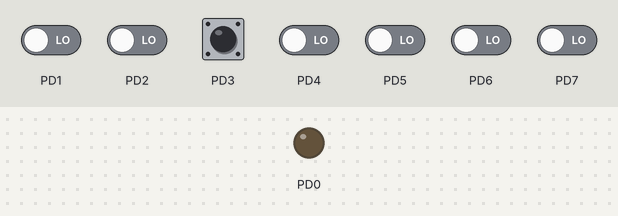
The program below on a simulated ATmega328P, built with avr-gcc and emulated at 8 MHz. Shown: output pins drawn as LEDs (lit = HIGH). The test bench sets the inputs (shaded band); at power-on: PD3 HIGH, PD1, PD2, PD4–7 LOW.

Above: at 1.2 s.
1.3 s: PD3 pulled LOW for 0.15 s
At 2.7 s:
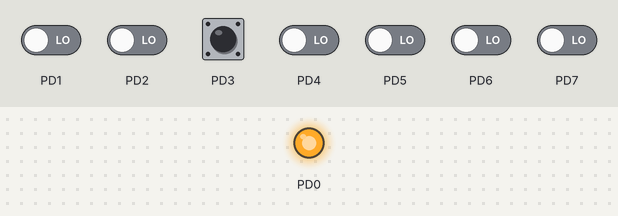
3.0 s: PD3 pulled LOW for 1 s
At 3.8 s:
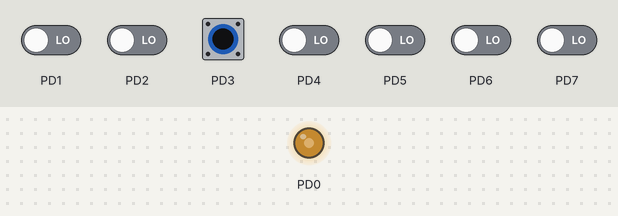
Timing chart, 0 to 6.0 s (numbered marks = the images above; inputs shaded):
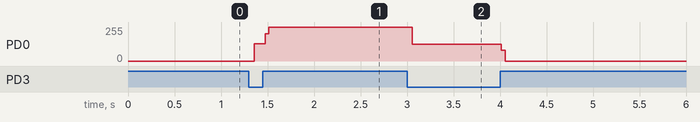

Measured:
- after the input at 1.3 s, PD0: 0/255 → 130/255 after 0.06 s, → 255/255 0.12 s later
- after the input at 3.0 s, PD0: 255/255 → 125/255 after 0.06 s, → 0/255 0.96 s later

The program:

main.c
```c
/*
 * button_debounce_v1.c
 *
 * Created: 30/12/2023 6:43:16 PM
 * Author : Happymacer
 *
 * version 1 uses CTC method as this auto resets the counter to 0 on compare match and ONE button
 *
 * Test status - 21/1/24
 * this button debouncer has been tested on a Atmega328 with 8Mhz crystal and button on Port D pin 7
 *
 * refer https://www.nongnu.org/avr-libc/user-manual/index.html and https://www.gnu.org/software/gnu-c-manual/gnu-c-manual.html
 *
 * Process -
 * 1 - setup a regular counter for 1ms ticks (ie the equivalent to Arduino Millis())
 * 2 - This version uses Timer 0 with a count value of 125 and prescale is 64 assuming 8MHz clock.
 * 3 - Update the button in the ISR of the 1ms timer, so the button gets tested every 1ms
 * 4 - refer to button debounce algorithm https://hackaday.com/2015/12/10/embed-with-elliot-debounce-your-noisy-buttons-part-ii/#more-180185 for details how the debounce works
 *
 */

//includes
#include <avr/io.h>
#include <avr/interrupt.h>
#include <stdint.h>
#include "one_button_debounce_v1.h"
#include "BitManipulation.h"

//defines
#define LED 0x00
int delay = 1000;
int press_count = 0;
int release_count = 0;


int main(void)
{


	start_oneButtonDebounce();

	SET_BIT(DDRD,LED); //set bit D0 to output


    while (1)
    {
		//if (milliCtr-startCnt >= delay) // count "delay" number of ms
		//{
			//startCnt = milliCtr;
			//
		//}


		if (is_button_down(&button_history))
		{
			press_count++;
			TOGGLE_BIT(PORTD, LED); // toggle the LED
		}

		if (is_button_up(&button_history))
		{
			release_count++;
			//delay = 150;
		}
    }

}
```

BitManipulation.h
```c
/****************************************************
 * BitManipulation.h								*
 *													*
 * Created: 26/09/2024								*
 *  Author: Happymacer								*
 *													*
 * There is no C implementation file				*													*
 ***************************************************/

#ifndef BITMANIPULATION_H
#define BITMANIPULATION_H

//defines
#define SET_BIT(byte, bit) (byte |= (1 << bit))
#define CLEAR_BIT(byte, bit) (byte &= ~(1 << bit))
#define TOGGLE_BIT(byte, bit) (byte ^= (1 << bit))

#endif /* BITMANIPULATION_H */
```

one_button_debounce_v1.c
```c
/*
 * button_debounce_v1.c
 *
 * Created: 30/12/2023 6:43:16 PM
 * Author : Happymacer
 *
 * version 1 uses CTC method as this auto resets the counter to 0 on compare match and ONE button
 *
 * Test status - 21/1/24
 * this button debouncer has been tested on a Atmega328 with 8Mhz crystal and button on Port D pin 7
 *
 * refer https://www.nongnu.org/avr-libc/user-manual/index.html and https://www.gnu.org/software/gnu-c-manual/gnu-c-manual.html
 *
 * Process -
 * 1 - setup a regular counter for 1ms ticks (ie the equivalent to Arduino Millis())
 * 2 - This version uses Timer 0 with a count value of 125 and prescale is 64 assuming 8MHz clock.
 * 3 - Update the button in the ISR of the 1ms timer, so the button gets tested every 1ms
 * 4 - refer to button debounce algorithm https://hackaday.com/2015/12/10/embed-with-elliot-debounce-your-noisy-buttons-part-ii/#more-180185 for details how the debounce works
 *
 */

#include <avr/io.h>
#include <avr/interrupt.h>
#include <stdint.h>
#include "one_button_debounce_v1.h"
#include "BitManipulation.h"

#define MASK 0b11001111


//local variables


//Interrupt handling routines
//Timer 0
//increment a global variable (milliCtr) once each time
ISR(TIMER0_COMPA_vect)
{
	// consider what happens when it overflows...
	// when overflow is due at next interrupt instance then
	// reset starting counter
	if (milliCtr >= UINT64_MAX)  //UINT64_MAX should equal 0xffff ffff ffff ffff
	{
		startCnt = milliCtr;
	}
	milliCtr++;
	update_button(&button_history);
};


void start_oneButtonDebounce(void)
{
	// start the Millis timer - on timer 0 counts 125, prescale 64, interrupt on compare overflow
	//enable global interrupts
	sei();
	// The overflow interrupt is TIMER0_OVF_vect
	TIMSK0 |= (1<<1);  // set Timer/Counter0 Interrupt Mask Register - enable timer 0 output compare interrupt
	OCR0A = 0xFA; // set Timer/Counter Register - counter start point
	TCCR0A = 0x02; // set Timer/Counter Control Register A to "CTC mode"
	TCCR0B = 0x03; // set Timer/Counter Control Register B, 64 prescaler
	startCnt = milliCtr;
	CLEAR_BIT(DDRD, button);  //clear bit of switch to configure as input for button
	SET_BIT(PORTD, button); //set bit of switch to turn on pullup resistor
}

//read the button
uint8_t read_button(uint8_t byte, uint8_t bit)
{
	if ((byte & (1<<bit)) == 0) return 1; // (1<<bit) is to set the mask to all zeros except the bit in question. Single & as we are performing a logical "and", not a comparison)
	else return 0;
}

//update the button history
void update_button(uint8_t *button_history)
{
	*button_history = *button_history << 1;
	*button_history |= read_button(PIND, button);
}


uint8_t is_button_pressed(uint8_t *button_history)
{
	return (*button_history == 0b01111111);
}

uint8_t is_button_released(uint8_t *button_history)
{
	uint8_t released = 0;
	if ((*button_history & MASK) == 0b11000000)
	{
		released = 1;
		*button_history = 0b00000000;
	}
	return released;
}

uint8_t is_button_down(uint8_t *button_history)
{
	return (*button_history == 0b11111111);
}


uint8_t is_button_up(uint8_t *button_history)
{
	return (*button_history == 0b00000000);
}
```

one_button_debounce_v1.h
```c
/*
 * button_debounce_v1.c
 *
 * Created: 30/12/2023 6:43:16 PM
 * Author : Happymacer
 *
 * version 1 uses CTC method as this auto resets the counter to 0 on compare match and ONE button
 *
 * Test status - 21/1/24
 * this button debouncer has been tested on a Atmega328 with 8Mhz crystal and button on Port D pin 7
 *
 * refer https://www.nongnu.org/avr-libc/user-manual/index.html and https://www.gnu.org/software/gnu-c-manual/gnu-c-manual.html
 *
 * Process -
 * 1 - setup a regular counter for 1ms ticks (ie the equivalent to Arduino Millis())
 * 2 - This version uses Timer 0 with a count value of 125 and prescale is 64 assuming 8MHz clock.
 * 3 - Update the button in the ISR of the 1ms timer, so the button gets tested every 1ms
 * 4 - refer to button debounce algorithm https://hackaday.com/2015/12/10/embed-with-elliot-debounce-your-noisy-buttons-part-ii/#more-180185 for details how the debounce works
 *
 */


#ifndef ONEBUTTONDEBOUNCE_H
#define ONEBUTTONDEBOUNCE_H


#define button 0x03

//Global variables
volatile uint64_t startCnt;  //don't set these to 0 to ensure the compiler puts the variables in the .BSS section of the code (see Lib-c manual)
volatile uint64_t milliCtr;
uint8_t button_history;


//prototype functions
//void startmillis();
void start_oneButtonDebounce(void);
void update_button(uint8_t *button_history);
uint8_t read_button(uint8_t byte, uint8_t bit);
uint8_t is_button_pressed(uint8_t *button_history);
uint8_t is_button_released(uint8_t *button_history);
uint8_t is_button_down(uint8_t *button_history);
uint8_t is_button_up(uint8_t *button_history);


#endif /*ONEBUTTONDEBOUNCE_H*/
```
